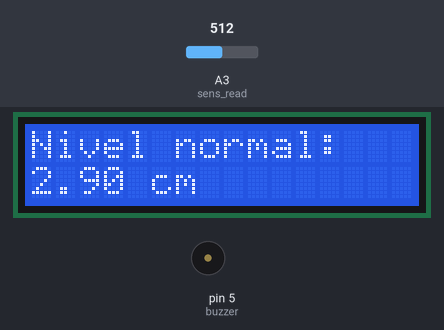
The sketch below on a simulated Arduino Uno, built with avr-gcc and run on an emulated ATmega328P. On the bench: 16×2 character LCD, buzzer (waves = sounding). The test bench sets the inputs (shaded band); at power-on: A3 (sens_read) = 512. What the sketch prints to the serial monitor is not drawn.

Above: at 1.3 s.
1.4 s: A3 (sens_read) set to 773
At 1.82 s:
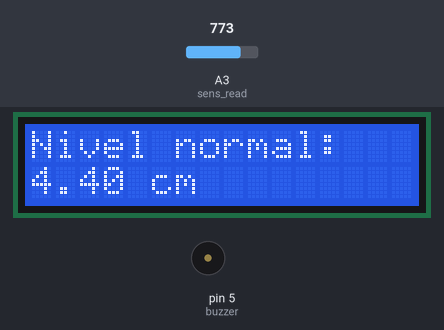
3.1 s: A3 (sens_read) set to 792
At 4.8 s:
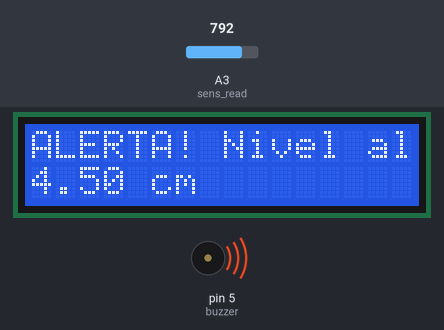
6.1 s: A3 (sens_read) set to 716
At 6.94 s:
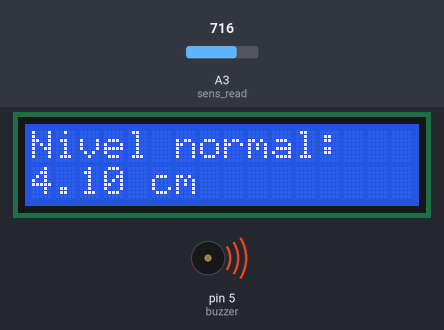
Timing chart, 0 to 9.1 s (numbered marks = the images above; inputs shaded):
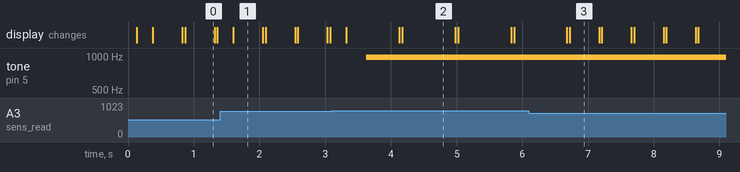

Measured:
- the behaviour switches between 784 and 785 on A3 (sens_read) (found by bisection; images 1 and 2)
- after the input at 1.4 s, the display: changes after 0.20 s (image 1)
- after the input at 3.1 s, tone on pin 5 (buzzer): silent → 977 Hz after 0.52 s; the display: changes after 0.22 s (image 2)
- after the input at 6.1 s, the display: first differs from a run without the input after 0.62 s (image 3)
- what the display in image 0 shows lasts 0.4 s, from 0.9 s to 1.3 s
- what the display in image 2 shows lasts 0.8 s, from 4.2 s to 5.0 s

The sketch:

main.ino
```cpp
#include <LiquidCrystal_I2C.h>
LiquidCrystal_I2C lcd(0x20,16,2);

//Container information
int width, height, length;

//Data
int sens_read = A3, sens_vcc = 6, buzzer = 5;

long treshold = 45;
float level, recordedLevel;
int currentTime, nextTarget;
bool update = true;
float speed = 0;

float currentReading, lastReading;

//Settings
int delayTime = 5000;


void setup()
{
  pinMode(buzzer, OUTPUT);
  pinMode(sens_vcc, OUTPUT);
  Serial.begin(9600);

  lcd.init();
  lcd.clear();
  lcd.backlight();

  lcd.setCursor(0,0);
  lcd.print("Initializing...");
  delay(50);
  lcd.clear();

  nextTarget = delayTime;
}

void loop()
{
  delay(200);

  //Run update routine
  currentTime = millis();
  if(update){
    lastReading = currentReading;
    currentReading = level;
    speed = (currentReading - lastReading) / (delayTime / 1000);
    Serial.println("Rise speed: ");
    Serial.print(speed);
    Serial.print(" cm/s.");
    update = false;
  }


  lcd.clear();

  digitalWrite(sens_vcc, HIGH);
  delay(10);

  //Get level in centimeters
  level = map(analogRead(sens_read), 0, 872, 0, 50);
  delay(10);
  digitalWrite(sens_vcc, LOW);


  Serial.println(level);

  if(level >= treshold){

    analogWrite(buzzer, 255);
    lcd.setCursor(0,0);
    lcd.print("ALERTA! Nivel alto: ");
    lcd.setCursor(0,1);
    lcd.print(level / 10);
    lcd.print(" cm");
    delay(300);
    analogWrite(buzzer,10);
    delay(300);

  }
  else{

    lcd.setCursor(0,0);
    lcd.print("Nivel normal: ");
    lcd.setCursor(0,1);
    lcd.print(level / 10);
    lcd.print(" cm");
    digitalWrite(buzzer, LOW);

  }

  if(currentTime >= nextTarget){
    update = true;
    nextTarget += delayTime;
  }
}
```
